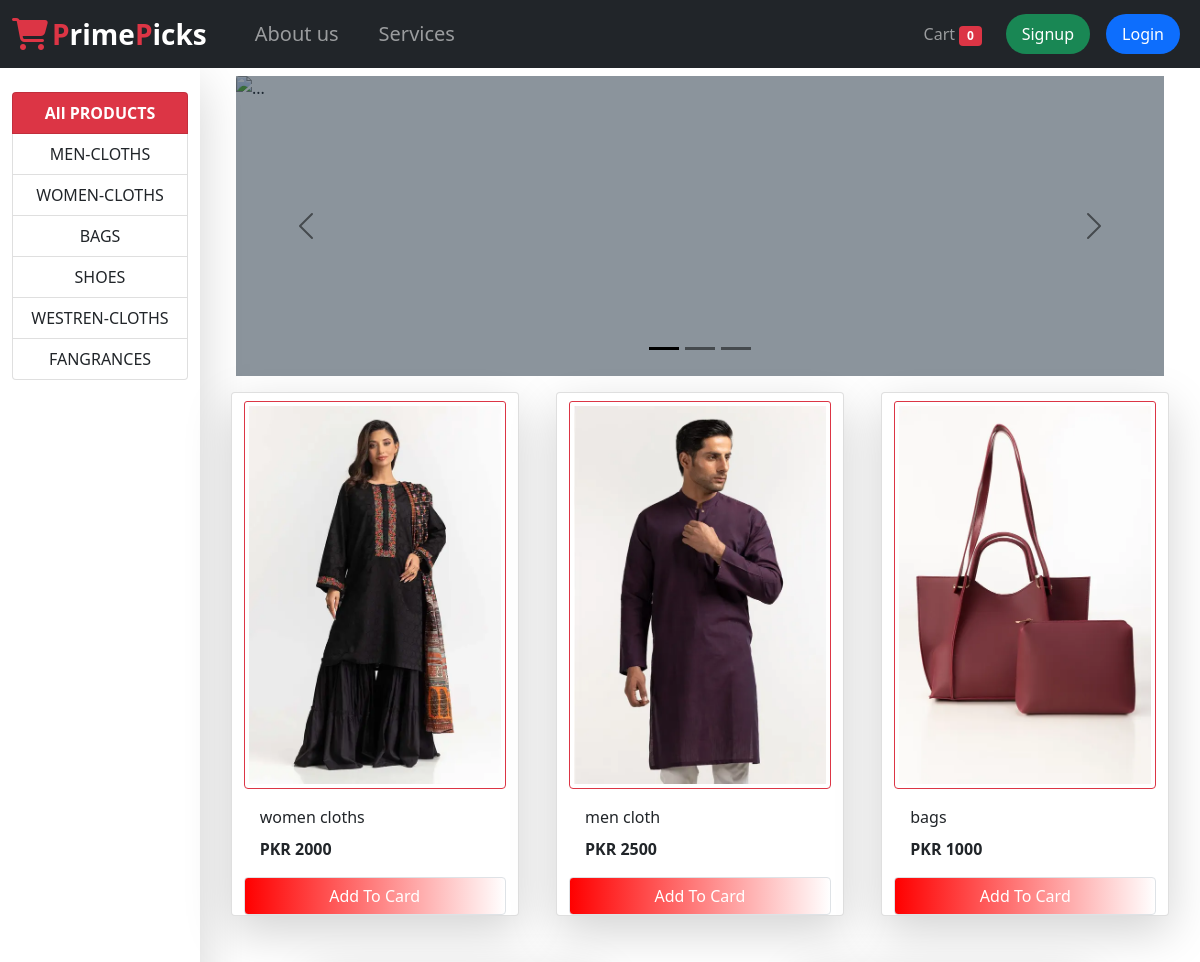
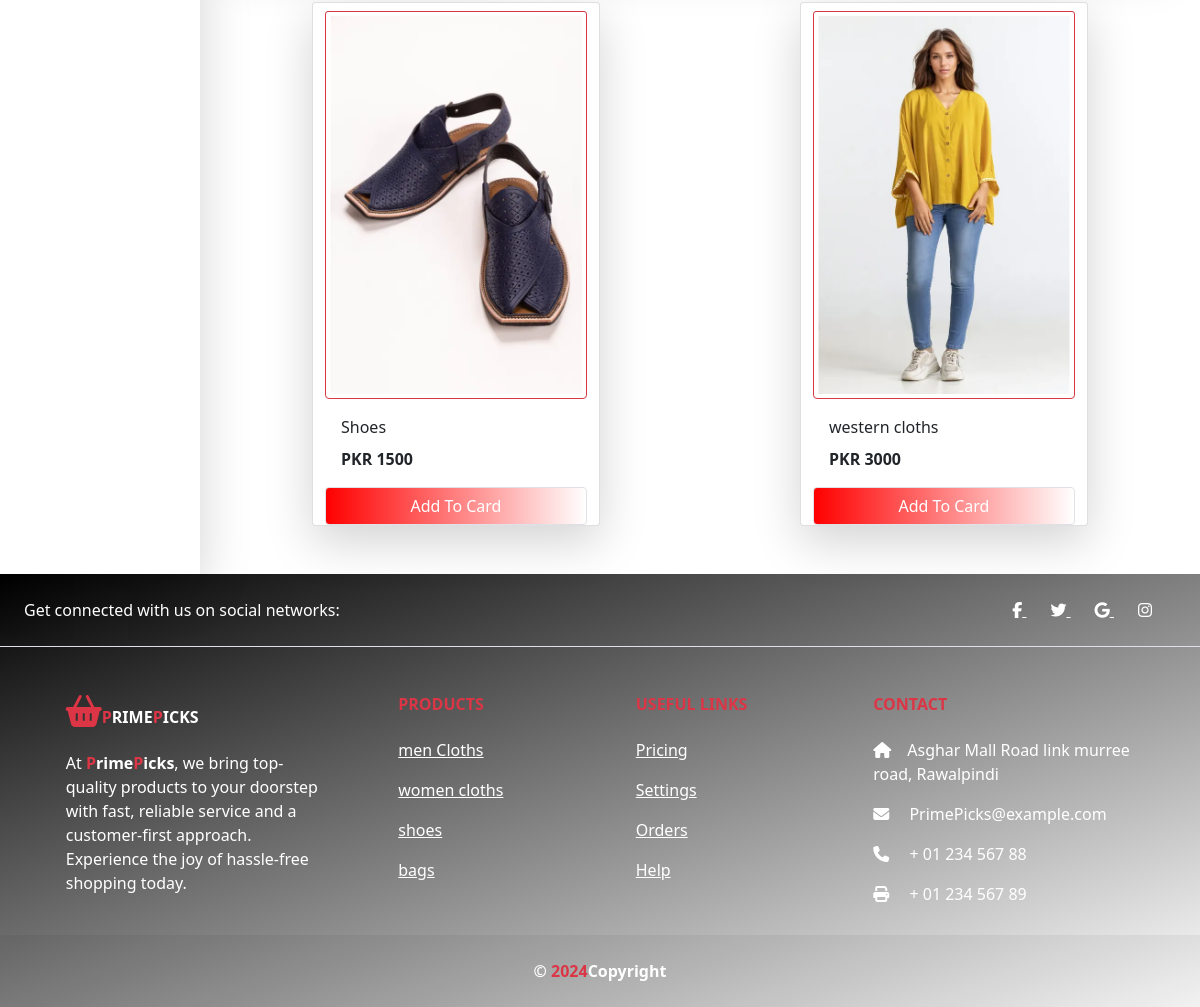
The page / on the database its author committed (2 pictures, top to bottom).
### app1/models/category.py (models this page shows, shortened)
class Category(models.Model):
    name=models.CharField(max_length=50)
    @staticmethod
    def get_all_categories():
        return Category.objects.all()

### app1/models/product.py (models this page shows, shortened)
class Product(models.Model):
    name=models.CharField(max_length=50)
    price=models.IntegerField(default=0)
    category=models.ForeignKey(Category,on_delete=models.CASCADE,default=1)
    description=models.CharField(max_length=200,default='',null=True,blank=True)
    image=models.ImageField(upload_to='images/products/')
    @staticmethod
    def get_all_products():
        return Product.objects.all()

### app1/views/home.py (the view, shortened to what this page needs)
# urls.py: path('',home.index.as_view(),name='homepage'),
class index(View):
    def get(self,request):
        cart=request.session.get('cart')
        if not cart:
            request.session['cart']={}
        products=None
        categories=Category.get_all_categories()
        categoryID=request.GET.get('category')
        if categoryID:
            products=Product.get_all_products_by_category_id(categoryID)
        else:
            products=Product.get_all_products()
        data={}
        data['products']=products
        data['categories']=categories
        return render(request,'index.html',data)

### app1/templatetags/cart.py (called while the page is built)
@register.filter(name='is_in_cart')
def is_in_cart(product,cart):
    keys=cart.keys()
    for id in keys:
        if int(id) ==product.id:
            return True
    return False

### app1/templates/index.html (shortened to what this page needs)
{% extends "base.html" %} {% block content %} {% load cart %}
<div class="container-fluid">
  <div class="row">
    <div class="col col-lg-2 mx-auto pt-4 border-5 shadow-lg">
      <div class="list-group">
        <a
          href="/"
          class="list-group-item list-group-item-action text-center bg-danger text-white fw-bolder"
          >All PRODUCTS</a
        >
        {% for category in categories %}
        <a
          href="/?category={{ category.id }}"
          class="list-group-item list-group-item-action text-center"
        >
          {{ category.name }}
        </a>
        {% endfor %}
      </div>
    </div>
    <div id="products" class="col-lg-10 mx-auto mt-2">
      <div class="container mb-3">
        <div
          id="carouselExampleDark"
          class="carousel carousel-dark slide"
          style="
            carousel::before {
              content: '';
              position: absolute;
              top: 0;
              width: 100%;
              bottom: 0;
              background: #034a6b;
              opacity: 0.5;
            }
          "
          data-bs-ride="carousel"
        >
          <div class="carousel-indicators">
            <button
              type="button"
              data-bs-target="#carouselExampleDark"
              data-bs-slide-to="0"
              class="active"
              aria-current="true"
              aria-label="Slide 1"
            ></button>
            <button
              type="button"
              data-bs-target="#carouselExampleDark"
              data-bs-slide-to="1"
              aria-label="Slide 2"
            ></button>
            <button
              type="button"
              data-bs-target="#carouselExampleDark"
              data-bs-slide-to="2"
              aria-label="Slide 3"
            ></button>
          </div>
          <div class="carousel-inner rounded" style="height: 300px">
            <div class="carousel-item active" data-bs-interval="10000">
              <img
                src="https://linkusuponline.com/wp-content/uploads/2019/08/e-commerce-banner-1024x341.jpg"
                class="d-block w-100 h-100 object-fit-cover"
                alt="..."
              />
            </div>
          </div>
          <button
            class="carousel-control-prev"
            type="button"
            data-bs-target="#carouselExampleDark"
            data-bs-slide="prev"
          >
            <span class="carousel-control-prev-icon" aria-hidden="true"></span>
          </button>
          <button
            class="carousel-control-next"
            type="button"
            data-bs-target="#carouselExampleDark"
            data-bs-slide="next"
          >
            <span class="carousel-control-next-icon" aria-hidden="true"></span>
          </button>
        </div>
      </div>
      <div class="row mx-auto">
        {% for product in products %}
        <div
          class="card mx-auto mb-5 shadow-lg pt-2"
          id="{{product.id}}"
          style="width: 18rem"
          id=""
        >
          <img
            src="{{product.image.url}}"
            class="card-img-top img-thumbnail border-danger"
          />
          <div class="card-body">
            <p class="card-title">{{product.name}}</p>
            <p class="card-text"><b>PKR {{product.price}}</b></p>
          </div>
          <div class="cart-footer p-0">
            {% if product|is_in_cart:request.session.cart %}
            <div class="row no-gutters">
              <form action="/#{{product.id}}" method="POST" class="col-2">
                {% csrf_token %}
                <input
                  hidden
                  type="text"
                  value="{{product.id}}"
                  name="product"
                />
                <input hidden type="text" value="True" name="remove" />
                <input
                  type="submit"
                  value="-"
                  class="btn btn-block"
                  style="
                    background: linear-gradient(
                      to right,
                      #ff0000 0%,
                      #ffffff 100%
                    );
                  "
                />
              </form>
              <div class="text-center col bg-gradient shadow-lg">
                {{product|cart_quantity:request.session.cart}} in cart
              </div>
              <form action="/#{{product.id}}" method="POST" class="col-2">
                {% csrf_token %}
                <input
                  hidden
                  type="text"
                  value="{{product.id}}"
                  name="product"
                />
                <input
                  type="submit"
                  value="+"
                  class="btn btn-block"
                  style="
                    background: linear-gradient(
                      to right,
                      #ff0000 0%,
                      #ffffff 100%
                    );
                  "
                />
              </form>
            </div>
            {% else %}
            <form action="/#{{product.id}}" method="POST" class="btn-block">
              <input
                class="float-right btn btn-light border form-control text-white"
                type="submit"
                style="
                  background: linear-gradient(
                    to right,
                    #ff0000 0%,
                    #ffffff 100%
                  );
                "
                value="Add To Card"
              />
            </form>
            {% endif %}
          </div>
        </div>
        {% endfor %}
      </div>
    </div>
  </div>
</div>
{% endblock %}

### app1/templates/index.html (style rules this page uses)
.carousel::before { content: ""; position: absolute; top: 0; width: 100%; bottom: 0; background: #182b3a; opacity: 0.5; z-index: 1; }
.carousel-item { position: relative; z-index: 0; }

### rows shown on the page
Category: name "MEN-CLOTHS"
Category: name "WOMEN-CLOTHS"
Category: name "BAGS"
Category: name "SHOES"
Category: name "WESTREN-CLOTHS"
Category: name "FANGRANCES"
Product: image (picture), name "women cloths", price "2000"
Product: image (picture), name "men cloth", price "2500"
Product: image (picture), name "bags", price "1000"
Product: image (picture), name "Shoes", price "1500"
Product: image (picture), name "western cloths", price "3000"

### other values the page prints
{{ request.session.cart.keys|length }} "0"
